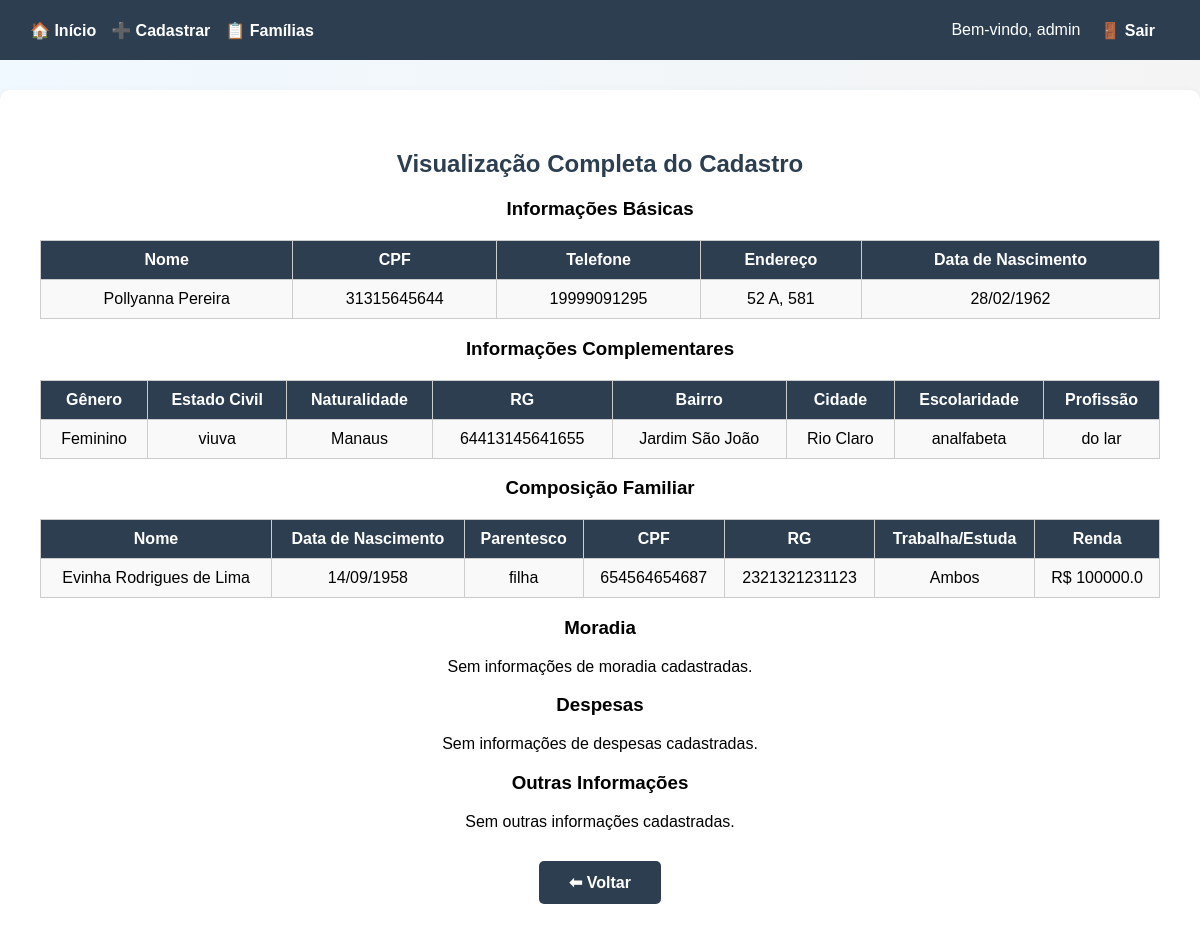
The app's page /visualizar/3 (signed in) with its own data.
### tables this page shows
CREATE TABLE familias (
            id INTEGER PRIMARY KEY AUTOINCREMENT,
            nome TEXT,
            cpf TEXT,
            telefone TEXT,
            endereco TEXT,
            data_nascimento TEXT
        );

CREATE TABLE info_complementar (
            id INTEGER PRIMARY KEY AUTOINCREMENT,
            familia_id INTEGER,
            genero TEXT,
            estado_civil TEXT,
            naturalidade TEXT,
            rg TEXT,
            bairro TEXT,
            cidade TEXT,
            escolaridade TEXT,
            profissao TEXT,
            FOREIGN KEY (familia_id) REFERENCES familias(id)
        );

CREATE TABLE composicao_familiar (
            id INTEGER PRIMARY KEY AUTOINCREMENT,
            familia_id INTEGER,
            nome TEXT,
            data_nascimento TEXT,
            parentesco TEXT,
            cpf TEXT,
            rg TEXT,
            trabalha_estuda TEXT,
            renda REAL,
            FOREIGN KEY (familia_id) REFERENCES familias(id)
        );

### app.py (the view)
@app.route('/visualizar/<int:id>')
def visualizar_familia(id):
    if 'usuario' not in session:
        return redirect('/login')
    conn = sqlite3.connect('banco.db')
    cursor = conn.cursor()
    cursor.execute('SELECT * FROM familias WHERE id = ?', (id,))
    familia = cursor.fetchone()
    cursor.execute('SELECT * FROM info_complementar WHERE familia_id = ?', (id,))
    info_complementar = cursor.fetchone()
    cursor.execute('SELECT * FROM composicao_familiar WHERE familia_id = ?', (id,))
    membros = cursor.fetchall()
    cursor.execute('SELECT * FROM moradia WHERE familia_id = ?', (id,))
    moradia = cursor.fetchone()
    cursor.execute('SELECT * FROM despesas WHERE familia_id = ?', (id,))
    despesas = cursor.fetchone()
    cursor.execute('SELECT * FROM outras_informacoes WHERE familia_id = ?', (id,))
    outras_infos = cursor.fetchone()
    conn.close()
    return render_template(
        'visualizar_familia.html',
        familia=familia,
        info_complementar=info_complementar,
        membros=membros,
        moradia=moradia,
        despesas=despesas,
        outras_infos=outras_infos
    )

### app.py (called while the page is built)
@app.template_filter('formatar_data')
def formatar_data(data_iso):
    try:
        data = datetime.strptime(data_iso, '%Y-%m-%d')
        return data.strftime('%d/%m/%Y')
    except:
        return data_iso or "Não informado"

### templates/visualizar_familia.html (shortened to what this page needs)
{% extends "base.html" %}
{% block content %}
<h2>Visualização Completa do Cadastro</h2>
<h3>Informações Básicas</h3>
{% if familia %}
    <table>
        <tr>
            <th>Nome</th>
            <th>CPF</th>
            <th>Telefone</th>
            <th>Endereço</th>
            <th>Data de Nascimento</th>
        </tr>
        <tr>
            <td>{{ familia[1] }}</td>
            <td>{{ familia[2] }}</td>
            <td>{{ familia[3] }}</td>
            <td>{{ familia[4] }}</td>
            <td>{{ familia[5] | formatar_data }}</td>
        </tr>
    </table>
{% else %}
    <p>Sem informações básicas cadastradas.</p>
{% endif %}
<h3>Informações Complementares</h3>
{% if info_complementar %}
    <table>
        <tr>
            <th>Gênero</th>
            <th>Estado Civil</th>
            <th>Naturalidade</th>
            <th>RG</th>
            <th>Bairro</th>
            <th>Cidade</th>
            <th>Escolaridade</th>
            <th>Profissão</th>
        </tr>
        <tr>
            <td>{{ info_complementar[2] }}</td>
            <td>{{ info_complementar[3] }}</td>
            <td>{{ info_complementar[4] }}</td>
            <td>{{ info_complementar[5] }}</td>
            <td>{{ info_complementar[6] }}</td>
            <td>{{ info_complementar[7] }}</td>
            <td>{{ info_complementar[8] }}</td>
            <td>{{ info_complementar[9] }}</td>
        </tr>
    </table>
{% else %}
    <p>Sem informações complementares cadastradas.</p>
{% endif %}
<h3>Composição Familiar</h3>
{% if membros %}
    <table>
        <tr>
            <th>Nome</th>
            <th>Data de Nascimento</th>
            <th>Parentesco</th>
            <th>CPF</th>
            <th>RG</th>
            <th>Trabalha/Estuda</th>
            <th>Renda</th>
        </tr>
        {% for membro in membros %}
        <tr>
            <td>{{ membro[2] }}</td>
            <td>{{ membro[3] | formatar_data }}</td>
            <td>{{ membro[4] }}</td>
            <td>{{ membro[5] }}</td>
            <td>{{ membro[6] }}</td>
            <td>{{ membro[7] }}</td>
            <td>R$ {{ membro[8] }}</td>
        </tr>
        {% endfor %}
    </table>
{% else %}
    <p>Sem composição familiar cadastrada.</p>
{% endif %}
<h3>Moradia</h3>
{% if moradia %}
    <p><strong>Moradia:</strong> {{ moradia[2] }}</p>
    <p><strong>Tipo de Moradia:</strong> {{ moradia[3] }}</p>
{% else %}
    <p>Sem informações de moradia cadastradas.</p>
{% endif %}
<h3>Despesas</h3>
{% if despesas %}
    <p><strong>Habitação:</strong> R$ {{ despesas[2] }}</p>
    <p><strong>Água:</strong> R$ {{ despesas[3] }}</p>
    <p><strong>Energia:</strong> R$ {{ despesas[4] }}</p>
    <p><strong>Telefone/Internet:</strong> R$ {{ despesas[5] }}</p>
    <p><strong>Gás:</strong> R$ {{ despesas[6] }}</p>
    <p><strong>Medicamentos/Insumos:</strong> R$ {{ despesas[7] }}</p>
{% else %}
    <p>Sem informações de despesas cadastradas.</p>
{% endif %}
<h3>Outras Informações</h3>
{% if outras_infos %}
    <p><strong>Auxílio Governo:</strong> {{ outras_infos[2] }}</p>
    <p><strong>Valor:</strong> R$ {{ outras_infos[3] }}</p>
    <p><strong>Frequenta CRAS/CREAS:</strong> {{ outras_infos[4] }}</p>
    <p><strong>Qual Auxílio:</strong> {{ outras_infos[5] }}</p>
    <p><strong>Comorbidade:</strong> {{ outras_infos[6] }}</p>
    <p><strong>Observações:</strong> {{ outras_infos[7] }}</p>
    <p><strong>Data Registro:</strong> {{ outras_infos[8] | formatar_data }}</p>
{% else %}
    <p>Sem outras informações cadastradas.</p>
{% endif %}
<div style="margin-top: 20px;">
    <a href="/familias" class="btn">⬅ Voltar</a>
</div>
{% endblock %}

### templates/base.html (style rules this page uses)
body { font-family: Arial, sans-serif; background: linear-gradient(to right, #f0f9ff, #f4f4f4); margin: 0; padding: 0; }
h1, h2 { color: #2c3e50; }
.btn { display: inline-block; background-color: #2c3e50; color: white; padding: 12px 30px; margin: 10px; border-radius: 5px; cursor: pointer; text-decoration: none; font-weight: bold; font-size: 16px; }
table { width: 100%; border-collapse: collapse; margin-top: 20px; }
table, th, td { border: 1px solid #ccc; }
th { background-color: #2c3e50; color: white; padding: 10px; }
td { padding: 10px; }
tr:nth-child(even) { background-color: #f9f9f9; }

### records on screen
familias: nome "Pollyanna Pereira", cpf "31315645644", telefone "19999091295", endereco "52 A, 581", data_nascimento "28/02/1962"
info_complementar: genero "Feminino", estado_civil "viuva", naturalidade "Manaus", rg "64413145641655", bairro "Jardim São João", cidade "Rio Claro", escolaridade "analfabeta", profissao "do lar"
composicao_familiar: nome "Evinha Rodrigues de Lima", data_nascimento "14/09/1958", parentesco "filha", cpf "654564654687", rg "2321321231123", trabalha_estuda "Ambos", renda "100000.0"

### other values on screen
{{ session['usuario'] }} "admin"
